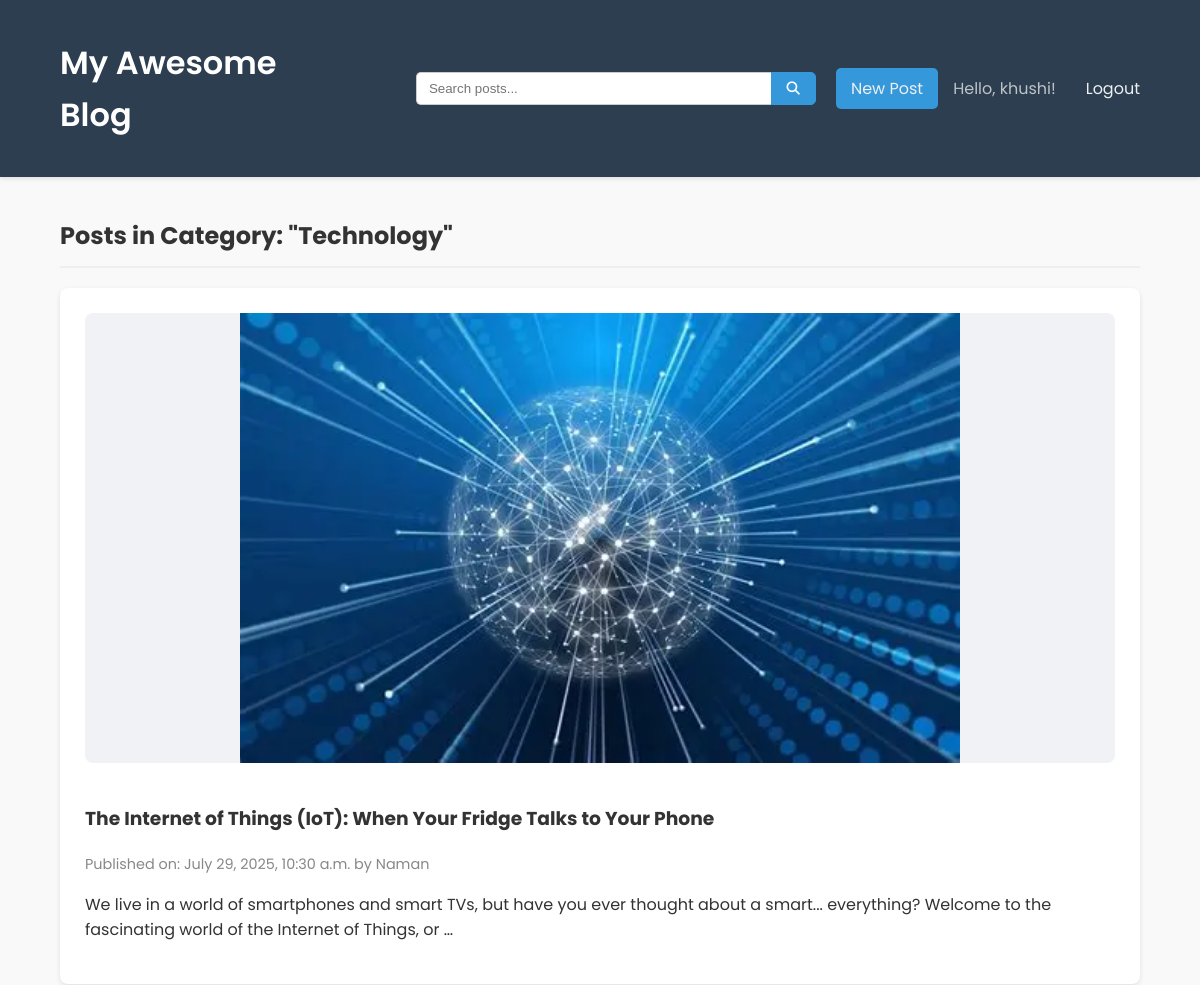
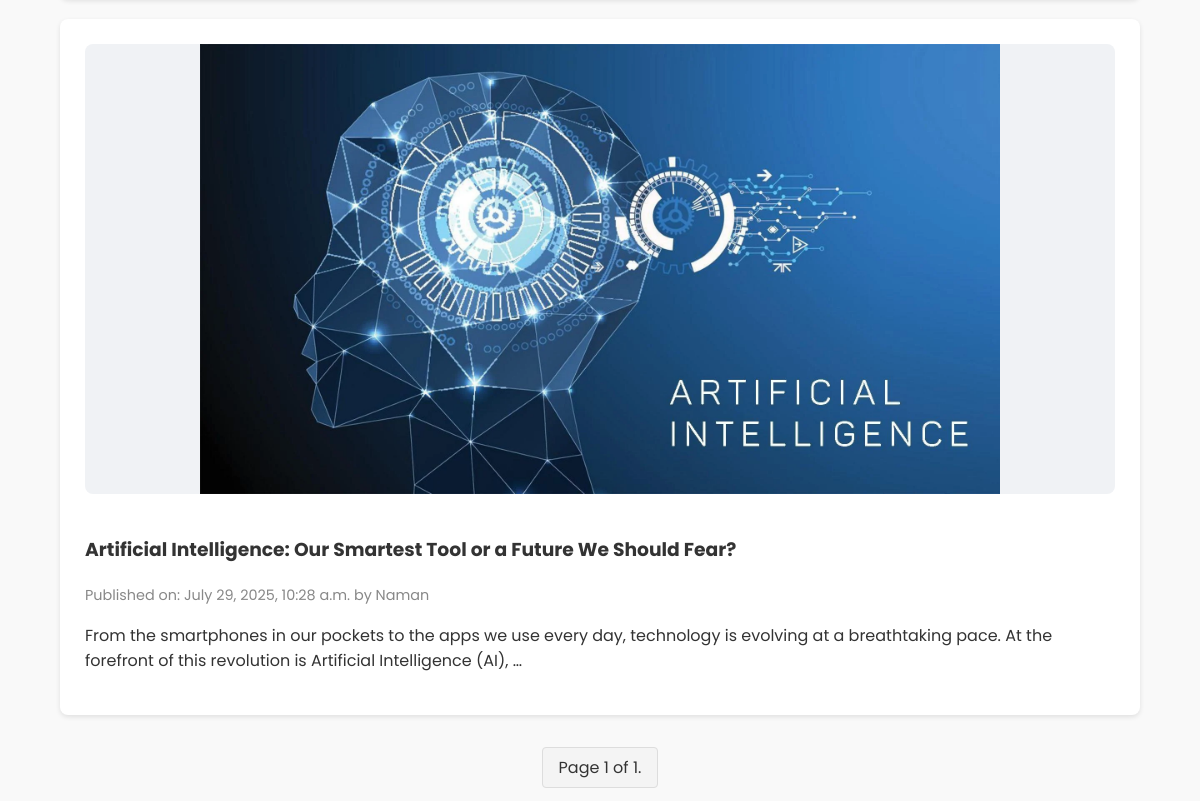
The page /category/Technology/ (signed in) on the database its author committed (2 pictures, top to bottom).
### blog/models.py (models this page shows, shortened)
class Category(models.Model):
    name = models.CharField(max_length=100)

class Post(models.Model):
    title = models.CharField(max_length=200)
    content = models.TextField()
    created_date = models.DateTimeField(default=timezone.now)
    published_date = models.DateTimeField(blank=True, null=True)
    image = models.ImageField(upload_to='post_images/', blank=True, null=True)
    author = models.ForeignKey(User, on_delete=models.CASCADE)
    category = models.ForeignKey(Category, on_delete=models.SET_NULL, null=True, blank=True)

### blog/views.py (the view)
# urls.py: path('category/<str:category_name>/', views.category_post_list, name='category_post_list'),
def category_post_list(request, category_name):
    category = get_object_or_404(Category, name=category_name)
    all_posts_in_category = Post.objects.filter(category=category, published_date__isnull=False).order_by('-published_date')
    paginator = Paginator(all_posts_in_category, 5)
    page_number = request.GET.get('page')
    try:
        posts = paginator.page(page_number)
    except PageNotAnInteger:
        posts = paginator.page(1)
    except EmptyPage:
        posts = paginator.page(paginator.num_pages)
    return render(request, 'blog/category_post_list.html', {'category': category, 'posts': posts})

### blog/templates/blog/category_post_list.html (shortened to what this page needs)
{% extends 'blog/base.html' %}
{% block content %}
    <h2 class="page-title">Posts in Category: "{{ category.name }}"</h2>
    {% for post in posts %}
        <article class="post">
            {% if post.image %}
                <img src="{{ post.image.url }}" alt="{{ post.title }}" class="post-image">
            {% endif %}
            <h3><a href="{% url 'post_detail' pk=post.pk %}">{{ post.title }}</a></h3>
            <p class="post-meta">Published on: {{ post.published_date }} by {{ post.author.username }}</p>
            <p>{{ post.content|truncatewords:30 }}</p>
        </article>
    {% endfor %}
    <div class="pagination">
        <span class="step-links">
            <span class="current">
                Page {{ posts.number }} of {{ posts.paginator.num_pages }}.
            </span>
        </span>
    </div>
{% endblock %}

### blog/templates/blog/base.html (shortened to what this page needs)
{% load static %}
<!DOCTYPE html>
<html lang="en">
<head>
    <link rel="stylesheet" href="{% static 'css/style.css' %}">
    <link rel="stylesheet" href="https://cdnjs.cloudflare.com/ajax/libs/font-awesome/6.5.1/css/all.min.css"/>
</head>
<body>
    <header>
        <div class="container">
            <h1><a href="{% url 'post_list' %}">My Awesome Blog</a></h1>
        <div class="nav-desktop">
            <form class="search-form" method="GET" action="{% url 'search_results' %}">
                <input type="text" name="q" placeholder="Search posts...">
                 <button type="submit"><i class="fas fa-search"></i></button>
            </form>
            <div class="auth-links">
                {% if user.is_authenticated %}
                <a href="{% url 'post_new' %}" class="btn-new-post">New Post</a>
                  <span>Hello, {{ user.username }}!</span>
                    <form method="post" action="{% url 'logout' %}" class="logout-form">
                        <button type="submit">Logout</button>
                    </form>
                {% else %}
                    <a href="{% url 'login' %}">Login</a>
                    <a href="{% url 'signup' %}">Sign Up</a>
                {% endif %}
            </div>
        </div>
        </div>
    </header>
    <main class="container">
        <div class="content">
            {% block content %}{% endblock %}
        </div>
    </main>
</body>
</html>

### static/css/style.css (style rules this page uses)
body { font-family: 'Poppins', sans-serif; line-height: 1.6; margin: 0; padding: 0; background: #f9f9f9; color: #333; }
.container { width: 90%; max-width: 1200px; margin: auto; overflow: hidden; padding: 0 20px; }
header { background: #2c3e50; color: #ecf0f1; padding: 1rem 0; box-shadow: 0 2px 4px rgba(0,0,0,0.1); }
header .container { display: flex; justify-content: space-between; align-items: center; }
header h1 a { color: #fff; text-decoration: none; font-weight: 600; flex-shrink: 0; }
.nav-desktop { display: flex; align-items: center; gap: 20px; width: 100%; justify-content: flex-end; }
.content { padding: 20px 0; }
.page-title { margin-bottom: 20px; border-bottom: 2px solid #eee; padding-bottom: 10px; }
form input[type="text"], form input[type="password"], form textarea { width: 100%; padding: 12px; border: 1px solid #ddd; border-radius: 4px; box-sizing: border-box; }
.logout-form { display: inline; margin-left: 15px; }
.logout-form button { background: none; border: none; padding: 0; color: #555; font-family: 'Poppins', sans-serif; font-size: 1em; cursor: pointer; text-decoration: none; }
.post { background: #fff; margin-bottom: 20px; padding: 25px; border-radius: 8px; box-shadow: 0 2px 5px rgba(0,0,0,0.1); }
.post-image { width: 100%; max-height: 450px; object-fit: contain; border-radius: 8px; margin-bottom: 15px; background-color: #f0f2f5; }
.post h3 a { color: #333; text-decoration: none; }
.post-meta { color: #888; font-size: 0.9em; margin-bottom: 10px; display: flex; justify-content: space-between; align-items: center; flex-wrap: wrap; }
.auth-links { display: flex; align-items: center; gap: 15px; flex-shrink: 0; }
.auth-links span { color: #bdc3c7; }
.auth-links a, .logout-form button { color: #ecf0f1; text-decoration: none; font-weight: 400; transition: color 0.3s; white-space: nowrap; }
.btn-new-post { background-color: #3498db; color: #fff; padding: 8px 15px; border-radius: 5px; text-decoration: none; font-weight: 600; transition: background-color 0.3s; }
.pagination { margin-top: 40px; text-align: center; }
.pagination .current { padding: 8px 16px; margin: 0 4px; border: 1px solid #ddd; background-color: #f4f4f4; color: #333; border-radius: 4px; }
.search-form { display: flex; min-width: 200px; max-width: 400px; flex-grow: 1; }
.search-form input[type="text"] { width: 100%; padding: 8px 12px; border: 1px solid #ccc; border-radius: 5px 0 0 5px; border-right: none; outline: none; }
.search-form button { padding: 8px 15px; border: 1px solid #3498db; background: #3498db; color: white; cursor: pointer; border-radius: 0 5px 5px 0; }

### rows shown on the page
Category: name "Technology"
Post: image (picture), title "The Internet of Things (IoT): When Your Fridge Talks to Your Phone", published_date "July 29, 2025, 10:30 a.m.", author.username "Naman", content "We live in a world of smartphones and smart TVs, but have you ever thought about a smart... everything? Welcome to the fascinating world of the Internet of Things, or …"
Post: image (picture), title "Artificial Intelligence: Our Smartest Tool or a Future We Should Fear?", published_date "July 29, 2025, 10:28 a.m.", author.username "Naman", content "From the smartphones in our pockets to the apps we use every day, technology is evolving at a breathtaking pace. At the forefront of this revolution is Artificial Intelligence (AI), …"

### other values the page prints
{{ user.username }} "khushi"
{{ posts.number }} "1"
{{ posts.paginator.num_pages }} "1"
